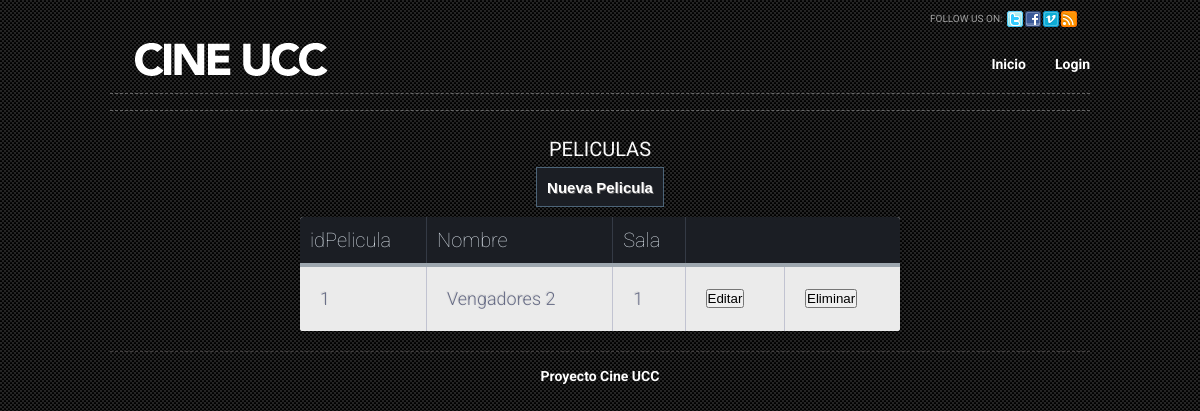
Page /peliculas.php on the earlier database version.
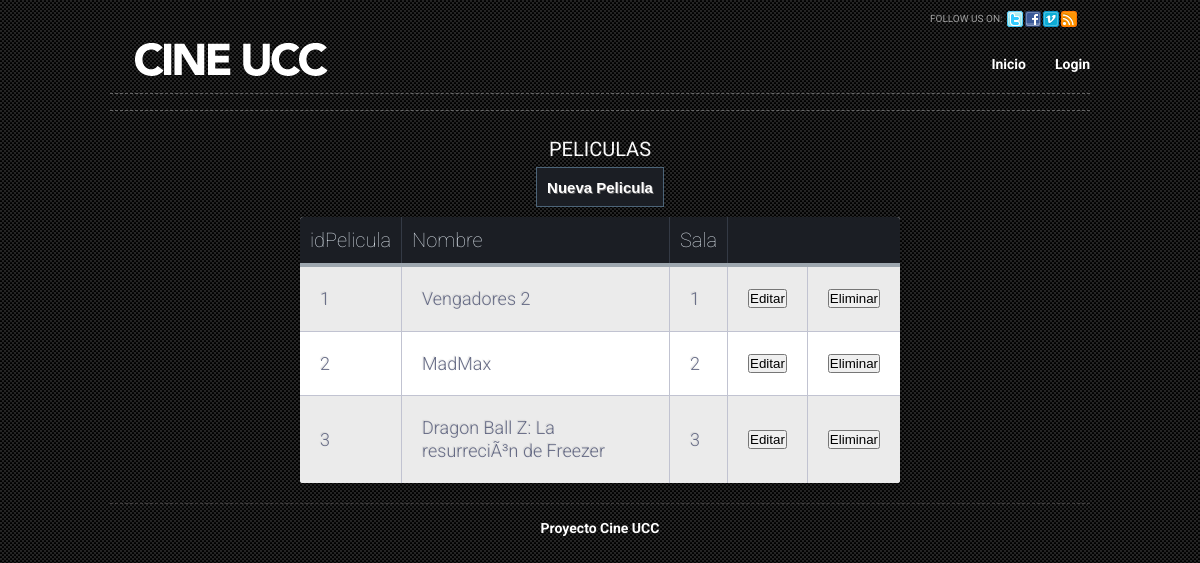
Same page on the later database version.
### tables this page shows
CREATE TABLE IF NOT EXISTS `pelicula` (
`idPelicula` int(11) NOT NULL,
  `nombre` varchar(250) NOT NULL,
  `imagen` varchar(250) NOT NULL,
  `idSala` int(11) NOT NULL
);

### tablaPeliculas.php (the view, shortened to what this page needs)
<?php
$link = conectar();
$sql = "SELECT * FROM pelicula";
$query = mysql_query($sql, $link);
if (mysql_num_rows($query) != 0) {
    while ($line = mysql_fetch_array($query)) {
        echo '<tr>';
        echo "<td>" . $line['idPelicula'] . "</td>";
        echo "<td>" . $line['nombre'] . "</td>";
        echo "<td>" . $line['idSala'] . "</td>";
        echo "<td><a href='registroPelicula.php?idPelicula=" . $line["idPelicula"] . "'>
                    <button>Editar</button></a>";
        echo "<td><a href='eliminarPelicula.php?idPelicula=" . $line["idPelicula"] . "'>
                   <button onclick='return confirm(\"Seguro que desea eliminar esta Pelicula?\")';' >
                   Eliminar</button></a></td>";
        echo "</tr>";
    }
} else {
    echo '<tr>';
    echo '<td colspan=7> No hay registros en la base de datos</td>';
    echo '</tr>';
}

Differences in the rows shown:
added pelicula: idPelicula "2", nombre "MadMax", idSala "2"
added pelicula: idPelicula "3", nombre "Dragon Ball Z: La resurreciÃ³n de Freezer", idSala "3"
